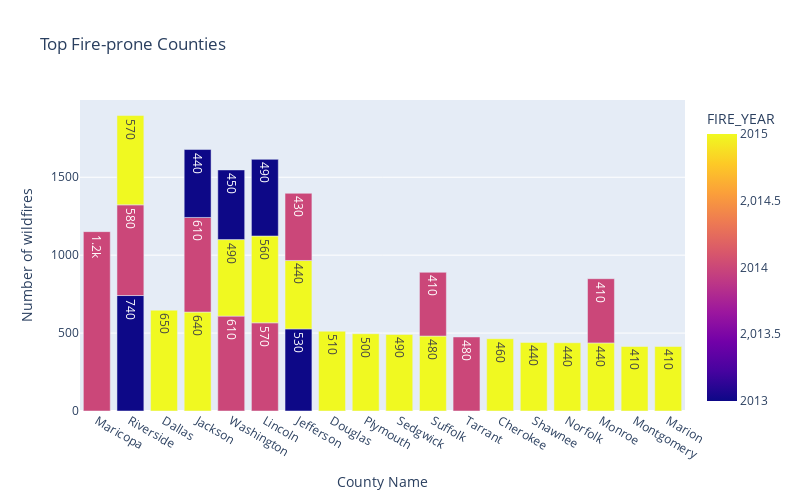

Notebook code cell kept with this figure:
### Code cell
top_county_fig = bar_plot(county_counts.head(30),
            x='FIPS_NAME',
            y='count',
            color='FIRE_YEAR',
            labels={"count": "Number of wildfires", "FIPS_NAME": "County Name"},
            title="Top Fire-prone Counties")
top_county_fig.show()

### Figure 1 — Plotly figure (JSON) as saved in the notebook; plotly's stock layout.template omitted (floating-point values rounded to 4 significant figures)
{"data": [{"alignmentgroup": "True", "hovertemplate": "County Name=%{x}<br>Number of wildfires=%{y}<br>FIRE_YEAR=%{marker.color}<extra></extra>", "legendgroup": "", "marker": {"color": [2014, 2013, 2015, 2015, 2014, 2014, 2014, 2015, 2014, 2015, 2013, 2015, 2015, 2013, 2015, 2015, 2015, 2014, 2015, 2013, 2015, 2015, 2015, 2015, 2013, 2014, 2015, 2015, 2014, 2014], "coloraxis": "coloraxis", "pattern": {"shape": ""}}, "name": "", "offsetgroup": "", "orientation": "v", "showlegend": false, "textposition": "auto", "texttemplate": "%{y:.2s}", "type": "bar", "x": ["Maricopa", "Riverside", "Dallas", "Jackson", "Washington", "Jackson", "Riverside", "Riverside", "Lincoln", "Lincoln", "Jefferson", "Douglas", "Plymouth", "Lincoln", "Sedgwick", "Washington", "Suffolk", "Tarrant", "Cherokee", "Washington", "Shawnee", "Jefferson", "Norfolk", "Monroe", "Jackson", "Jefferson", "Montgomery", "Marion", "Monroe", "Suffolk"], "xaxis": "x", "y": [1151, 741, 647, 635, 609, 607, 582, 573, 566, 557, 527, 512, 496, 492, 491, 491, 481, 475, 464, 447, 440, 439, 438, 437, 436, 431, 414, 414, 412, 409], "yaxis": "y"}], "layout": {"barmode": "relative", "coloraxis": {"colorbar": {"title": {"text": "FIRE_YEAR"}}, "colorscale": [[0, "#0d0887"], [0.1111, "#46039f"], [0.2222, "#7201a8"], [0.3333, "#9c179e"], [0.4444, "#bd3786"], [0.5556, "#d8576b"], [0.6667, "#ed7953"], [0.7778, "#fb9f3a"], [0.8889, "#fdca26"], [1, "#f0f921"]]}, "height": 500, "legend": {"tracegroupgap": 0}, "title": {"text": "Top Fire-prone Counties"}, "width": 800, "xaxis": {"anchor": "y", "domain": [0, 1], "title": {"text": "County Name"}}, "yaxis": {"anchor": "x", "domain": [0, 1], "title": {"text": "Number of wildfires"}}}}
